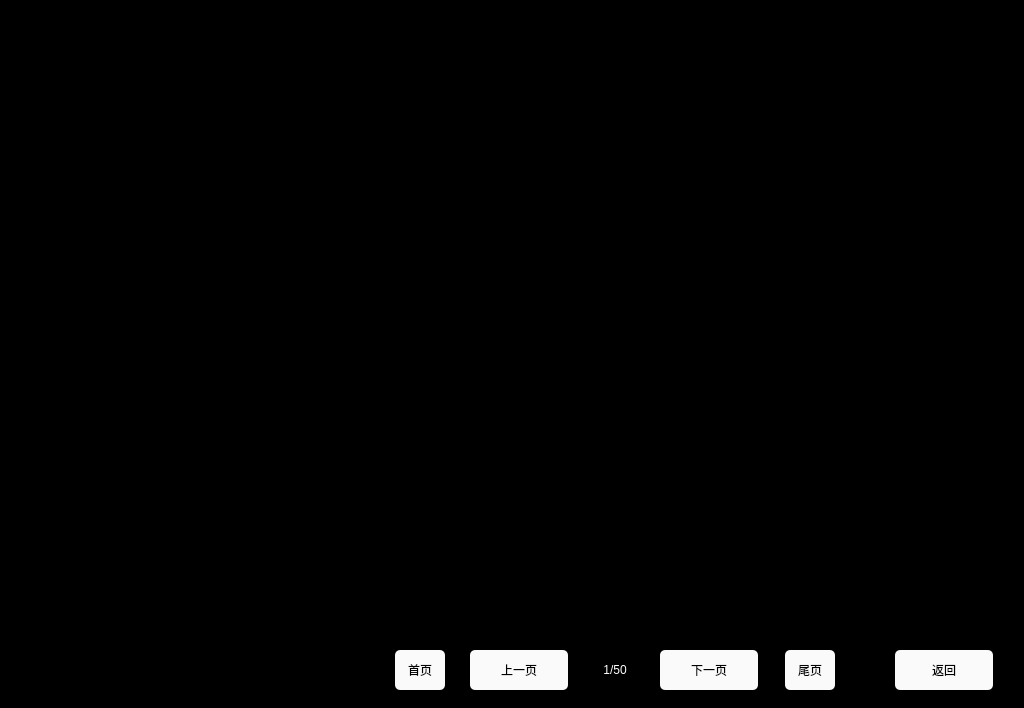
<?xml version="1.0" encoding="UTF-8"?>
<ui version="4.0">
 <class>HistoryFault</class>
 <widget class="QWidget" name="HistoryFault">
  <property name="geometry">
   <rect>
    <x>0</x>
    <y>0</y>
    <width>1024</width>
    <height>708</height>
   </rect>
  </property>
  <property name="windowTitle">
   <string>Form</string>
  </property>
  <property name="styleSheet">
   <string notr="true">QLabel
{
	color: white;
	border: 2px groove, gray;
    border-color: gray;
	font: 20px, &quot;SimHei&quot;;	
}

QWidget
{
	background-color: black;
}

QPushButton
{
	font: 20px, &quot;SimHei&quot;;
    color: black;
	background-color: rgb(250, 250, 250);
	border-radius: 5px;
}

QPushButton:pressed
{
	font: 20px, &quot;SimHei&quot;;
    color: white;
	background-color: rgb(189, 214, 238);
	border-radius: 5px;
}</string>
  </property>
  <widget class="QPushButton" name="btn_firstPage">
   <property name="geometry">
    <rect>
     <x>395</x>
     <y>650</y>
     <width>50</width>
     <height>40</height>
    </rect>
   </property>
   <property name="text">
    <string>首页</string>
   </property>
  </widget>
  <widget class="QPushButton" name="btn_next">
   <property name="geometry">
    <rect>
     <x>660</x>
     <y>650</y>
     <width>98</width>
     <height>40</height>
    </rect>
   </property>
   <property name="text">
    <string>下一页</string>
   </property>
  </widget>
  <widget class="QPushButton" name="btn_back">
   <property name="geometry">
    <rect>
     <x>895</x>
     <y>650</y>
     <width>98</width>
     <height>40</height>
    </rect>
   </property>
   <property name="text">
    <string>返回</string>
   </property>
  </widget>
  <widget class="QPushButton" name="btn_lastPage">
   <property name="geometry">
    <rect>
     <x>785</x>
     <y>650</y>
     <width>50</width>
     <height>40</height>
    </rect>
   </property>
   <property name="text">
    <string>尾页</string>
   </property>
  </widget>
  <widget class="QPushButton" name="btn_pre">
   <property name="geometry">
    <rect>
     <x>470</x>
     <y>650</y>
     <width>98</width>
     <height>40</height>
    </rect>
   </property>
   <property name="text">
    <string>上一页</string>
   </property>
  </widget>
  <widget class="QLabel" name="label_page">
   <property name="geometry">
    <rect>
     <x>575</x>
     <y>650</y>
     <width>80</width>
     <height>40</height>
    </rect>
   </property>
   <property name="styleSheet">
    <string notr="true">border-color:black;</string>
   </property>
   <property name="text">
    <string>1/50</string>
   </property>
   <property name="alignment">
    <set>Qt::AlignCenter</set>
   </property>
  </widget>
 </widget>
 <resources/>
 <connections/>
</ui>
